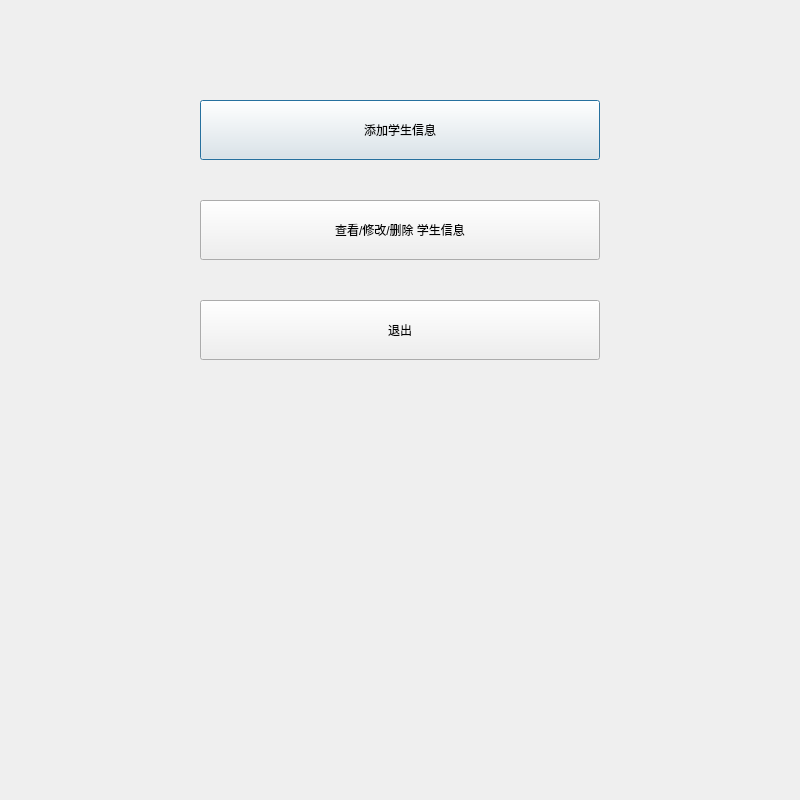
<?xml version="1.0" encoding="UTF-8"?>
<ui version="4.0">
 <class>stu_Dialog</class>
 <widget class="QDialog" name="stu_Dialog">
  <property name="geometry">
   <rect>
    <x>0</x>
    <y>0</y>
    <width>800</width>
    <height>800</height>
   </rect>
  </property>
  <property name="windowTitle">
   <string>学生信息</string>
  </property>
  <widget class="QPushButton" name="add">
   <property name="geometry">
    <rect>
     <x>200</x>
     <y>100</y>
     <width>400</width>
     <height>60</height>
    </rect>
   </property>
   <property name="sizePolicy">
    <sizepolicy hsizetype="Preferred" vsizetype="Fixed">
     <horstretch>0</horstretch>
     <verstretch>0</verstretch>
    </sizepolicy>
   </property>
   <property name="text">
    <string>添加学生信息</string>
   </property>
  </widget>
  <widget class="QPushButton" name="read">
   <property name="geometry">
    <rect>
     <x>200</x>
     <y>200</y>
     <width>400</width>
     <height>60</height>
    </rect>
   </property>
   <property name="text">
    <string>查看/修改/删除 学生信息</string>
   </property>
  </widget>
  <widget class="QPushButton" name="exit">
   <property name="geometry">
    <rect>
     <x>200</x>
     <y>300</y>
     <width>400</width>
     <height>60</height>
    </rect>
   </property>
   <property name="text">
    <string>退出</string>
   </property>
  </widget>
 </widget>
 <resources/>
 <connections>
  <connection>
   <sender>exit</sender>
   <signal>clicked()</signal>
   <receiver>stu_Dialog</receiver>
   <slot>close()</slot>
   <hints>
    <hint type="sourcelabel">
     <x>458</x>
     <y>364</y>
    </hint>
    <hint type="destinationlabel">
     <x>462</x>
     <y>411</y>
    </hint>
   </hints>
  </connection>
 </connections>
</ui>
